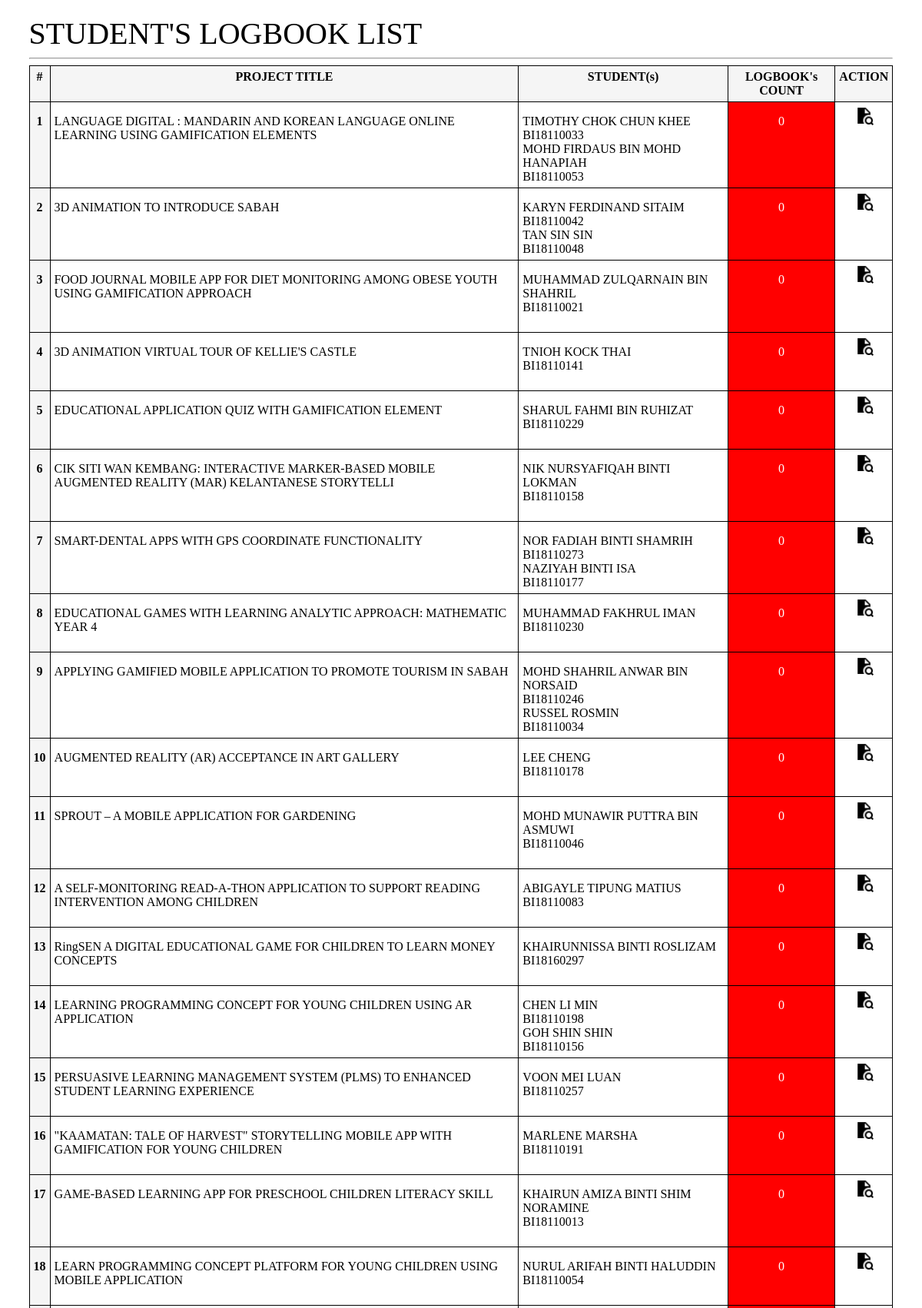
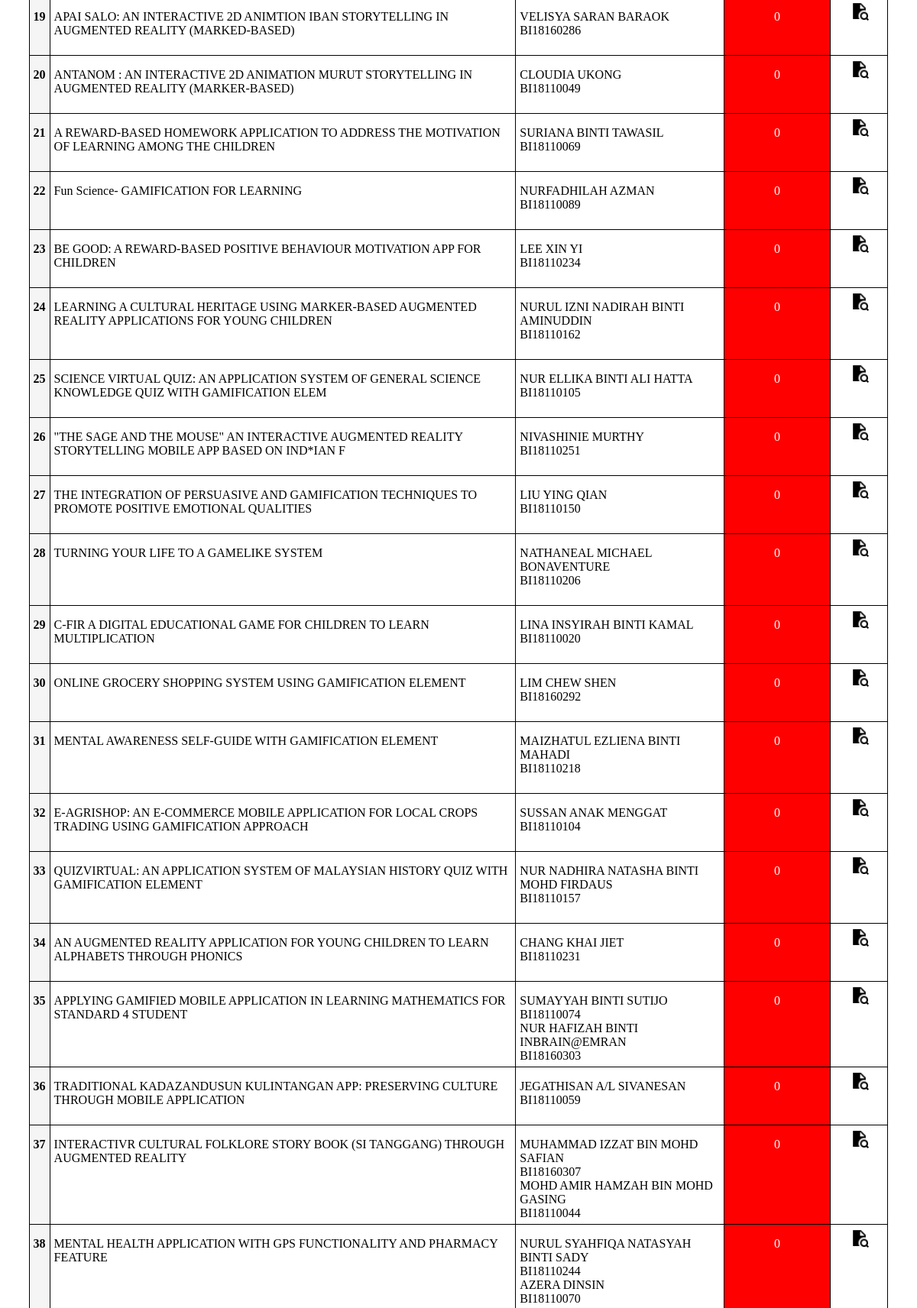
/Lecturer/logbook.php (upper part), run on the app's committed database (2 pictures, top to bottom).
### tables this page shows
CREATE TABLE `project` (
  `Pid` int(11) NOT NULL,
  `ProjectTitle` varchar(200) DEFAULT NULL,
  `stud1` varchar(20) DEFAULT NULL,
  `stud2` varchar(20) DEFAULT NULL,
  `stud3` varchar(20) DEFAULT NULL,
  `proposalFileWord` varchar(100) DEFAULT NULL,
  `fyp1FilePDF` varchar(100) DEFAULT NULL,
  `fyp1FileWord` varchar(100) DEFAULT NULL,
  `fyp2FilePDF` varchar(100) DEFAULT NULL,
  `fyp2FileWord` varchar(100) DEFAULT NULL,
  `poster` varchar(50) NOT NULL,
  `source_file` varchar(50) NOT NULL,
  `LastUpdateBy` varchar(100) DEFAULT NULL,
  `svid` varchar(20) DEFAULT NULL,
  `exid1` varchar(20) DEFAULT NULL,
  `exid2` varchar(20) DEFAULT NULL
);

### Lecturer/logbook.php (the view, shortened to what this page needs)
<?php
include_once '../includes/config.php';
?>
<!DOCTYPE html>
<html lang="en">
<head>
</head>
<body>
	<div class="logView">
		<div class="logLabel">
			<label>STUDENT'S LOGBOOK LIST</label>
		</div>
		<hr>
		<div class="logList">
			<table>
				<tr>
					<th>#</th>
					<th>PROJECT TITLE</th>
					<th>STUDENT(s)</th>
					<th>LOGBOOK's COUNT</th>
					<th>ACTION</th>
				</tr>
				<?php
				$supID = $_SESSION['user'];
				$sql = mysqli_query($conn,"SELECT * FROM project
				WHERE svid = '$supID'");
				$x=0;
				$svTotal = mysqli_num_rows($sql);
				if(empty($svTotal)){
					echo "</table><table><td><a style=\"color:red;text-align:center\">NO STUDENT ASSIGNED</a></table>";
				}else{
				while ($row= mysqli_fetch_assoc($sql)){
					$pid = $row['Pid'];
					echo "<tr>
					<th>".++$x."</th> 	<td>".$row['ProjectTitle']."</td>
					<td>";
					$id1 = $row['stud1'];
					$id2 = $row['stud2'];
					$qName = mysqli_query($conn,"SELECT studName FROM student where studID = '$id1' ");
					while($stName = mysqli_fetch_assoc($qName)){
					echo $stName['studName']."<br>".$row['stud1'];
						}
					echo	"<br>";
					$qName = mysqli_query($conn,"SELECT studName FROM student where studID = '$id2' ");
					while($stName = mysqli_fetch_assoc($qName)){
					echo	$stName['studName']."<br>".$row['stud2'];
					}
					echo	"<br>";
					$logCount = mysqli_query($conn,"SELECT * FROM logbook
					INNER JOIN project
					ON
					project.Pid = logbook.Pid
					WHERE logbook.Pid = '$pid' ");
					$kira = mysqli_num_rows($logCount);
					if ($kira >= 6){
					echo "<td style=\"background-color:#90EE90;color:black;text-align:center\">".$kira. "</td>";
					}
					else if ($kira > 0){
						echo "<td style=\"background-color:red;color:white;text-align:center\">".$kira. "</td>";
					}
					else{
						echo "<td style=\"background-color:red;color:white;text-align:center\">".$kira. "</td>";
					}
					echo "<td id=\"acTD\">
					<a href=\"?id={$row['Pid']}&view=logbookView\"><img style=\"width:25px;height:25px\" src=\"img/view.png\"></a>
					</td>
				</tr> ";
				}				}
				?>
			</table>
			<br>
		</div>
	</div>
</body>
</html>

### Lecturer/logbook.php (style rules this page uses)
.logView { width: 95%; margin: 0 auto; margin-top: 20px; }
.logView .logLabel label { font-size: 40px; }
.logView .logList { width: 100%; }
.logView .logList table { width: 100%; border: 1px solid black; border-collapse: collapse; }
.logView .logList th, td { border: 1px solid black; padding: 5px; vertical-align: text-top; }
.logView .logList th { background-color: whitesmoke; }
#acTD { padding: none; margin: none; text-align: center; }

### data on the page
project: ProjectTitle "LANGUAGE DIGITAL : MANDARIN AND KOREAN LANGUAGE ONLINE LEARNING USING GAMIFICATION ELEMENTS", studName "TIMOTHY CHOK CHUN KHEE", stud1 "BI18110033", studName "MOHD FIRDAUS BIN MOHD HANAPIAH", stud2 "BI18110053", kira "0"
project: ProjectTitle "3D ANIMATION TO INTRODUCE SABAH", studName "KARYN FERDINAND SITAIM", stud1 "BI18110042", studName "TAN SIN SIN", stud2 "BI18110048", kira "0"
project: ProjectTitle "FOOD JOURNAL MOBILE APP FOR DIET MONITORING AMONG OBESE YOUTH USING GAMIFICATION APPROACH", studName "MUHAMMAD ZULQARNAIN BIN SHAHRIL", stud1 "BI18110021", kira "0"
project: ProjectTitle "3D ANIMATION VIRTUAL TOUR OF KELLIE'S CASTLE", studName "TNIOH KOCK THAI", stud1 "BI18110141", kira "0"
project: ProjectTitle "EDUCATIONAL APPLICATION QUIZ WITH GAMIFICATION ELEMENT", studName "SHARUL FAHMI BIN RUHIZAT", stud1 "BI18110229", kira "0"
project: ProjectTitle "CIK SITI WAN KEMBANG: INTERACTIVE MARKER-BASED MOBILE AUGMENTED REALITY (MAR) KELANTANESE STORYTELLI", studName "NIK NURSYAFIQAH BINTI LOKMAN", stud1 "BI18110158", kira "0"
project: ProjectTitle "SMART-DENTAL APPS WITH GPS COORDINATE FUNCTIONALITY", studName "NOR FADIAH BINTI SHAMRIH", stud1 "BI18110273", studName "NAZIYAH BINTI ISA", stud2 "BI18110177", kira "0"
project: ProjectTitle "EDUCATIONAL GAMES WITH LEARNING ANALYTIC APPROACH: MATHEMATIC YEAR 4", studName "MUHAMMAD FAKHRUL IMAN", stud1 "BI18110230", kira "0"
project: ProjectTitle "APPLYING GAMIFIED MOBILE APPLICATION TO PROMOTE TOURISM IN SABAH", studName "MOHD SHAHRIL ANWAR BIN NORSAID", stud1 "BI18110246", studName "RUSSEL ROSMIN", stud2 "BI18110034", kira "0"
project: ProjectTitle "AUGMENTED REALITY (AR) ACCEPTANCE IN ART GALLERY", studName "LEE CHENG", stud1 "BI18110178", kira "0"
project: ProjectTitle "SPROUT – A MOBILE APPLICATION FOR GARDENING", studName "MOHD MUNAWIR PUTTRA BIN ASMUWI", stud1 "BI18110046", kira "0"
project: ProjectTitle "A SELF-MONITORING READ-A-THON APPLICATION TO SUPPORT READING INTERVENTION AMONG CHILDREN", studName "ABIGAYLE TIPUNG MATIUS", stud1 "BI18110083", kira "0"
project: ProjectTitle "RingSEN A DIGITAL EDUCATIONAL GAME FOR CHILDREN TO LEARN MONEY CONCEPTS", studName "KHAIRUNNISSA BINTI ROSLIZAM", stud1 "BI18160297", kira "0"
project: ProjectTitle "LEARNING PROGRAMMING CONCEPT FOR YOUNG CHILDREN USING AR APPLICATION", studName "CHEN LI MIN", stud1 "BI18110198", studName "GOH SHIN SHIN", stud2 "BI18110156", kira "0"
project: ProjectTitle "PERSUASIVE LEARNING MANAGEMENT SYSTEM (PLMS) TO ENHANCED STUDENT LEARNING EXPERIENCE", studName "VOON MEI LUAN", stud1 "BI18110257", kira "0"
project: ProjectTitle "\"KAAMATAN: TALE OF HARVEST\" STORYTELLING MOBILE APP WITH GAMIFICATION FOR YOUNG CHILDREN", studName "MARLENE MARSHA", stud1 "BI18110191", kira "0"
project: ProjectTitle "GAME-BASED LEARNING APP FOR PRESCHOOL CHILDREN LITERACY SKILL", studName "KHAIRUN AMIZA BINTI SHIM NORAMINE", stud1 "BI18110013", kira "0"
project: ProjectTitle "LEARN PROGRAMMING CONCEPT PLATFORM FOR YOUNG CHILDREN USING MOBILE APPLICATION", studName "NURUL ARIFAH BINTI HALUDDIN", stud1 "BI18110054", kira "0"
project: ProjectTitle "APAI SALO: AN INTERACTIVE 2D ANIMTION IBAN STORYTELLING IN AUGMENTED REALITY (MARKED-BASED)", studName "VELISYA SARAN BARAOK", stud1 "BI18160286", kira "0"
project: ProjectTitle "ANTANOM : AN INTERACTIVE 2D ANIMATION MURUT STORYTELLING IN AUGMENTED REALITY (MARKER-BASED)", studName "CLOUDIA UKONG", stud1 "BI18110049", kira "0"
project: ProjectTitle "A REWARD-BASED HOMEWORK APPLICATION TO ADDRESS THE MOTIVATION OF LEARNING AMONG THE CHILDREN", studName "SURIANA BINTI TAWASIL", stud1 "BI18110069", kira "0"
project: ProjectTitle "Fun Science- GAMIFICATION FOR LEARNING", studName "NURFADHILAH AZMAN", stud1 "BI18110089", kira "0"
project: ProjectTitle "BE GOOD: A REWARD-BASED POSITIVE BEHAVIOUR MOTIVATION APP FOR CHILDREN", studName "LEE XIN YI", stud1 "BI18110234", kira "0"
project: ProjectTitle "LEARNING A CULTURAL HERITAGE USING MARKER-BASED AUGMENTED REALITY APPLICATIONS FOR YOUNG CHILDREN", studName "NURUL IZNI NADIRAH BINTI AMINUDDIN", stud1 "BI18110162", kira "0"
project: ProjectTitle "SCIENCE VIRTUAL QUIZ: AN APPLICATION SYSTEM OF GENERAL SCIENCE KNOWLEDGE QUIZ WITH GAMIFICATION ELEM", studName "NUR ELLIKA BINTI ALI HATTA", stud1 "BI18110105", kira "0"
project: ProjectTitle "\"THE SAGE AND THE MOUSE\" AN INTERACTIVE AUGMENTED REALITY STORYTELLING MOBILE APP BASED ON IND*IAN F", studName "NIVASHINIE MURTHY", stud1 "BI18110251", kira "0"
project: ProjectTitle "THE INTEGRATION OF PERSUASIVE AND GAMIFICATION TECHNIQUES TO PROMOTE POSITIVE EMOTIONAL QUALITIES", studName "LIU YING QIAN", stud1 "BI18110150", kira "0"
project: ProjectTitle "TURNING YOUR LIFE TO A GAMELIKE SYSTEM", studName "NATHANEAL MICHAEL BONAVENTURE", stud1 "BI18110206", kira "0"
project: ProjectTitle "C-FIR A DIGITAL EDUCATIONAL GAME FOR CHILDREN TO LEARN MULTIPLICATION", studName "LINA INSYIRAH BINTI KAMAL", stud1 "BI18110020", kira "0"
project: ProjectTitle "ONLINE GROCERY SHOPPING SYSTEM USING GAMIFICATION ELEMENT", studName "LIM CHEW SHEN", stud1 "BI18160292", kira "0"
project: ProjectTitle "MENTAL AWARENESS SELF-GUIDE WITH GAMIFICATION ELEMENT", studName "MAIZHATUL EZLIENA BINTI MAHADI", stud1 "BI18110218", kira "0"
project: ProjectTitle "E-AGRISHOP: AN E-COMMERCE MOBILE APPLICATION FOR LOCAL CROPS TRADING USING GAMIFICATION APPROACH", studName "SUSSAN ANAK MENGGAT", stud1 "BI18110104", kira "0"
project: ProjectTitle "QUIZVIRTUAL: AN APPLICATION SYSTEM OF MALAYSIAN HISTORY QUIZ WITH GAMIFICATION ELEMENT", studName "NUR NADHIRA NATASHA BINTI MOHD FIRDAUS", stud1 "BI18110157", kira "0"
project: ProjectTitle "AN AUGMENTED REALITY APPLICATION FOR YOUNG CHILDREN TO LEARN ALPHABETS THROUGH PHONICS", studName "CHANG KHAI JIET", stud1 "BI18110231", kira "0"
project: ProjectTitle "APPLYING GAMIFIED MOBILE APPLICATION IN LEARNING MATHEMATICS FOR STANDARD 4 STUDENT", studName "SUMAYYAH BINTI SUTIJO", stud1 "BI18110074", studName "NUR HAFIZAH BINTI INBRAIN@EMRAN", stud2 "BI18160303", kira "0"
project: ProjectTitle "TRADITIONAL KADAZANDUSUN KULINTANGAN APP: PRESERVING CULTURE THROUGH MOBILE APPLICATION", studName "JEGATHISAN A/L SIVANESAN", stud1 "BI18110059", kira "0"
project: ProjectTitle "INTERACTIVR CULTURAL FOLKLORE STORY BOOK (SI TANGGANG) THROUGH AUGMENTED REALITY", studName "MUHAMMAD IZZAT BIN MOHD SAFIAN", stud1 "BI18160307", studName "MOHD AMIR HAMZAH BIN MOHD GASING", stud2 "BI18110044", kira "0"
project: ProjectTitle "MENTAL HEALTH APPLICATION WITH GPS FUNCTIONALITY AND PHARMACY FEATURE", studName "NURUL SYAHFIQA NATASYAH BINTI SADY", stud1 "BI18110244", studName "AZERA DINSIN", stud2 "BI18110070", kira "0"
